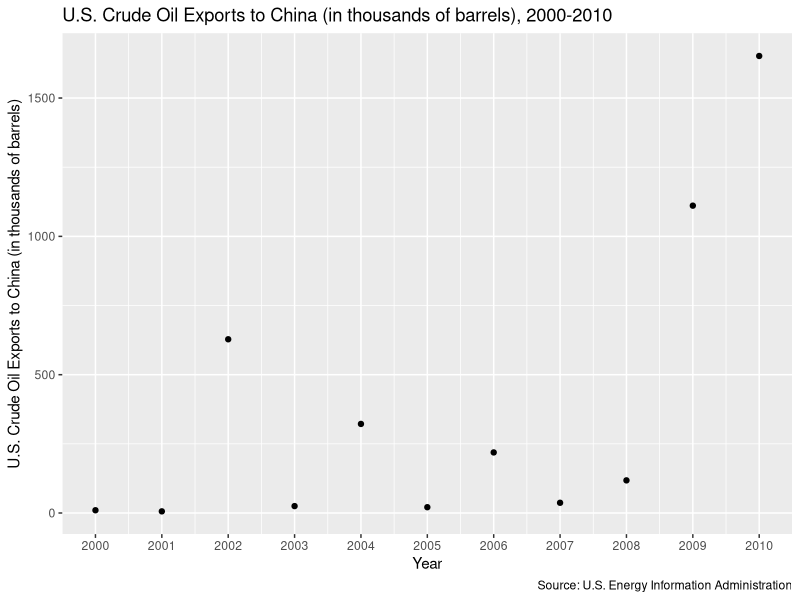

Reproduce this figure in R.
## ---- chunk 1
library(tidyverse)
# Data from  U.S. Energy Information Administration: https://www.eia.gov/dnav/pet/hist/LeafHandler.ashx?n=PET&s=MTTEXCH1&f=M
data <- data.frame(Year = c(2000, 2001, 2002, 2003, 2004, 2005, 2006, 2007, 2008, 2009, 2010),
                   Oil_Exports = c(10, 6, 628, 25, 322, 21, 219, 37, 118, 1111, 1652))
plot <- 
  ggplot(data = data,
                    mapping = aes(x = Year,
                                  y = Oil_Exports)) +
  geom_point() + labs(x = "Year",
                        y = "U.S. Crude Oil Exports to China (in thousands of barrels)",
                      title = "U.S. Crude Oil Exports to China (in thousands of barrels), 2000-2010", caption = "Source: U.S. Energy Information Administration") +
  scale_x_continuous(breaks = c(2000, 2001, 2002, 2003, 2004, 2005, 2006, 2007, 2008, 2009, 2010))
plot

